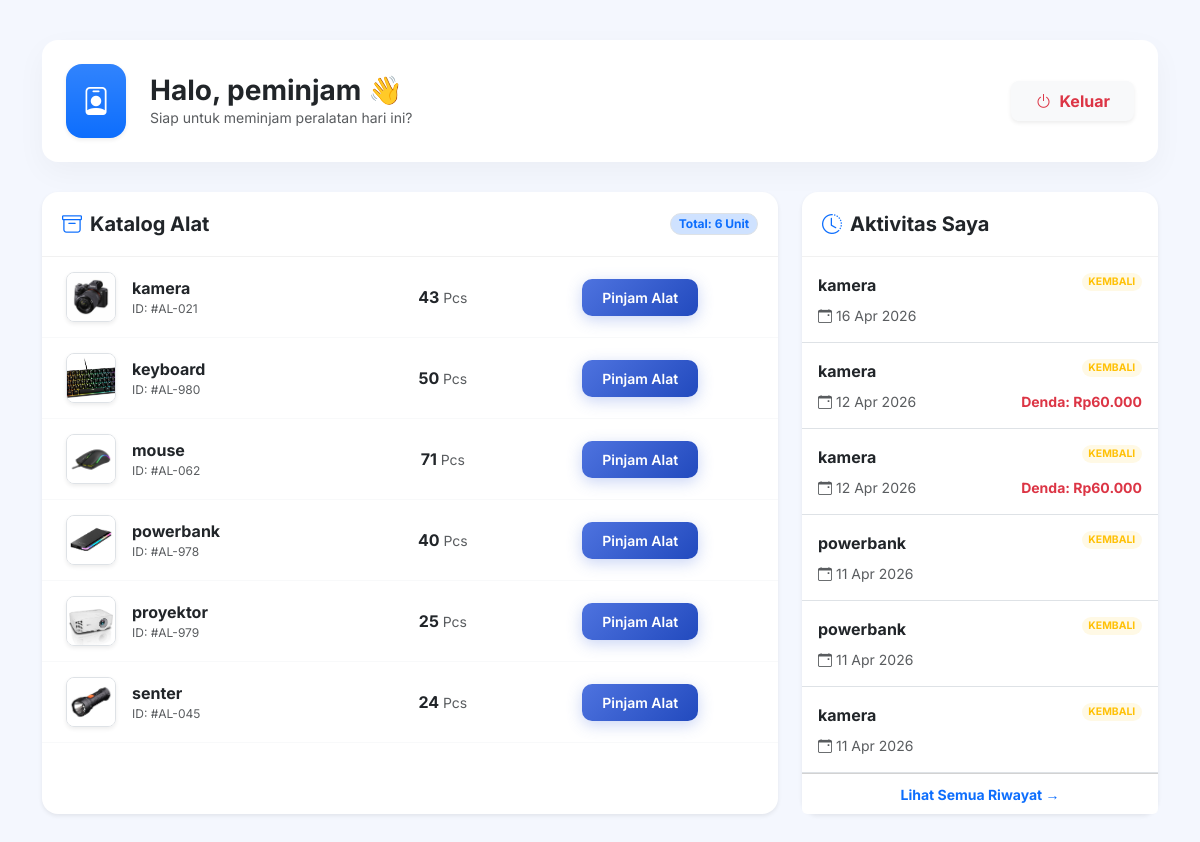
The page /index.php?page=dashboard (signed in) on the database its author committed.
### tables this page shows
CREATE TABLE `alat` (
  `id` int(11) NOT NULL,
  `nama_alat` varchar(100) DEFAULT NULL,
  `foto` varchar(255) DEFAULT 'default.jpg',
  `stok` int(11) DEFAULT NULL,
  `status` enum('tersedia','kosong') DEFAULT NULL
);

CREATE TABLE `peminjaman` (
  `id` int(11) NOT NULL,
  `user_id` int(11) DEFAULT NULL,
  `alat_id` int(11) DEFAULT NULL,
  `tanggal_pinjam` date DEFAULT NULL,
  `tanggal_kembali_seharusnya` date DEFAULT NULL,
  `tanggal_kembali_realitas` date DEFAULT NULL,
  `status_pinjam` enum('pending','disetujui','kembali') DEFAULT NULL,
  `denda` int(11) DEFAULT 0
);

### Controllers/PeminjamController.php (called while the page is built, shortened)
<?php
class PeminjamController {
    private $db;
    public function __construct($db) {
        $this->db = $db;
    }
    public function index() {
    $result = $this->db->query("SELECT id, nama_alat, stok, status, foto FROM alat ORDER BY nama_alat ASC");
    $daftarAlat = [];
    while ($row = $result->fetch_assoc()) {
        $daftarAlat[] = $row;
    }
    require_once 'views/peminjam/dashboard.php';
}
}

### views/peminjam/dashboard.php (the view, shortened to what this page needs)
<!DOCTYPE html>
<html lang="id">
<head>
    <link href="https://cdn.jsdelivr.net/npm/bootstrap@5.3.0/dist/css/bootstrap.min.css" rel="stylesheet">
    <link rel="stylesheet" href="https://cdn.jsdelivr.net/npm/bootstrap-icons@1.11.0/font/bootstrap-icons.css">
</head>
<body>
<div class="container">
    <div class="header-dashboard d-flex flex-column flex-md-row justify-content-between align-items-center">
        <div class="d-flex align-items-center mb-3 mb-md-0">
            <div class="bg-primary bg-gradient text-white rounded-4 p-3 me-4 shadow-sm">
                <i class="bi bi-person-badge fs-3"></i>
            </div>
            <div>
                <h3 class="fw-bold mb-0 text-dark">Halo, <?= $_SESSION['nama']; ?> 👋</h3>
                <p class="text-muted mb-0 small">Siap untuk meminjam peralatan hari ini?</p>
            </div>
        </div>
        <a href="index.php?page=logout" class="btn btn-light text-danger fw-bold border-0 px-4 py-2 shadow-sm rounded-3">
            <i class="bi bi-power me-2"></i>Keluar
        </a>
    </div>
    <div class="row g-4">
        <div class="col-lg-8">
            <div class="card shadow-sm h-100">
                <div class="card-header d-flex justify-content-between align-items-center">
                    <h5 class="mb-0 fw-bold"><i class="bi bi-archive me-2 text-primary"></i>Katalog Alat</h5>
                    <span class="badge bg-primary-subtle text-primary border rounded-pill">Total: <?= count($daftarAlat); ?> Unit</span>
                </div>
                <div class="card-body p-0">
                    <div class="table-responsive">
                        <table class="table hover mb-0">
                            <tbody>
    <?php foreach ($daftarAlat as $alat): ?>
    <tr>
        <td class="ps-4">
            <div class="d-flex align-items-center">
                <?php
                $gambarPath = 'assets/img/alat/' . $alat['foto'];
                if (!empty($alat['foto']) && file_exists($gambarPath)) {
                    $tampilFoto = $gambarPath;
                } else {
                    $tampilFoto = 'assets/img/alat/default.jpg';
                }
                ?>
                <img src="<?= $tampilFoto; ?>"
                     class="img-alat me-3 shadow-sm border"
                     alt="tool"
                     style="width: 50px; height: 50px; object-fit: cover; border-radius: 8px;">
                <div>
                    <div class="fw-bold text-dark"><?= $alat['nama_alat']; ?></div>
                    <div class="text-muted" style="font-size: 0.75rem;">ID: #AL-<?= str_pad($alat['id'], 3, '0', STR_PAD_LEFT); ?></div>
                </div>
            </div>
        </td>
        <td class="text-center">
            <div class="fw-bold"><?= $alat['stok']; ?> <small class="text-muted fw-normal">Pcs</small></div>
        </td>
        <td class="text-center pe-4">
            <?php if ($alat['stok'] > 0): ?>
                <form action="index.php?page=ajukan-pinjam" method="POST">
                    <button type="submit" class="btn btn-primary btn-sm btn-pinjam">
                        Pinjam Alat
                    </button>
                </form>
            <?php else: ?>
                <button class="btn btn-light btn-sm text-muted rounded-3" disabled>Habis</button>
            <?php endif; ?>
        </td>
    </tr>
    <?php endforeach; ?>
</tbody>
                        </table>
                    </div>
                </div>
            </div>
        </div>
        <div class="col-lg-4">
            <div class="card shadow-sm h-100">
                <div class="card-header">
                    <h5 class="mb-0 fw-bold"><i class="bi bi-clock-history me-2 text-primary"></i>Aktivitas Saya</h5>
                </div>
                <div class="card-body p-0">
                    <ul class="list-group list-group-flush">
                        <?php
                        global $db;
                        $user_id = $_SESSION['user_id'] ?? null;
                        if ($user_id) {
                            $query = "SELECT p.*, a.nama_alat FROM peminjaman p JOIN alat a ON p.alat_id = a.id WHERE p.user_id = $user_id ORDER BY p.id DESC LIMIT 6";
                            $result = $db->query($query);
                            if ($result && $result->num_rows > 0) {
                                while($row = $result->fetch_assoc()) {
                                    $statusClass = 'text-warning';
                                    $bgStatus = 'bg-warning';
                        ?>
                        <li class="list-group-item p-3 border-0 border-bottom">
                            <div class="d-flex justify-content-between align-items-start mb-2">
                                <span class="fw-bold text-dark"><?= $row['nama_alat']; ?></span>
                                <span class="badge <?= $bgStatus; ?> bg-opacity-10 <?= $statusClass; ?> rounded-pill" style="font-size: 0.65rem;">
                                    <?= strtoupper($row['status_pinjam']); ?>
                                </span>
                            </div>
                            <div class="d-flex justify-content-between align-items-center">
                                <small class="text-muted"><i class="bi bi-calendar-event me-1"></i><?= date('d M Y', strtotime($row['tanggal_pinjam'])); ?></small>
                                <?php if($row['denda'] > 0): ?>
                                    <small class="text-danger fw-bold">Denda: Rp<?= number_format($row['denda'], 0, ',', '.'); ?></small>
                                <?php endif; ?>
                            </div>
                        </li>
                        <?php
                                }
                            } else {
                                echo "<div class='p-4 text-center text-muted'><i class='bi bi-inbox fs-2 d-block mb-2'></i>Belum ada aktivitas.</div>";
                            }
                        }
                        ?>
                    </ul>
                </div>
                <div class="card-footer text-center bg-white">
                    <a href="index.php?page=riwayat-lengkap" class="small text-decoration-none fw-bold">Lihat Semua Riwayat →</a>
                </div>
            </div>
        </div>
    </div>
</div>
</body>
</html>

### views/peminjam/dashboard.php (style rules this page uses)
:root { --primary-gradient: linear-gradient(135deg, #4e73df 0%, #224abe 100%); --bg-light: #f4f7fe; }
body { background-color: var(--bg-light); font-family: 'Inter', sans-serif; color: #2d3436; }
.container { margin-top: 40px; margin-bottom: 60px; }
.header-dashboard { background: white; border-radius: 16px; padding: 24px; border: none; box-shadow: 0 10px 30px rgba(0,0,0,0.04); margin-bottom: 30px; }
.card { border: none; border-radius: 16px; box-shadow: 0 4px 20px rgba(0,0,0,0.05); transition: 0.3s ease; }
.card-header { background-color: transparent !important; border-bottom: 1px solid #f1f1f1; padding: 20px; }
.img-alat { width: 65px; height: 65px; object-fit: cover; border-radius: 12px; transition: 0.3s; }
.table { vertical-align: middle; }
.table tbody td { padding: 15px; border-bottom: 1px solid #f8f9fa; }
.btn-pinjam { background: var(--primary-gradient); border: none; padding: 8px 20px; border-radius: 10px; font-weight: 600; box-shadow: 0 4px 15px rgba(78, 115, 223, 0.3); }

### rows shown on the page
alat: foto (picture), nama_alat "kamera", id "021", stok "43"
alat: foto (picture), nama_alat "keyboard", id "980", stok "50"
alat: foto (picture), nama_alat "mouse", id "062", stok "71"
alat: foto (picture), nama_alat "powerbank", id "978", stok "40"
alat: foto (picture), nama_alat "proyektor", id "979", stok "25"
alat: foto (picture), nama_alat "senter", id "045", stok "24"
peminjaman: alat.nama_alat "kamera", status_pinjam "KEMBALI", tanggal_pinjam "16 Apr 2026"
peminjaman: alat.nama_alat "kamera", status_pinjam "KEMBALI", tanggal_pinjam "12 Apr 2026", denda "60.000"
peminjaman: alat.nama_alat "kamera", status_pinjam "KEMBALI", tanggal_pinjam "12 Apr 2026", denda "60.000"
peminjaman: alat.nama_alat "powerbank", status_pinjam "KEMBALI", tanggal_pinjam "11 Apr 2026"
peminjaman: alat.nama_alat "powerbank", status_pinjam "KEMBALI", tanggal_pinjam "11 Apr 2026"
peminjaman: alat.nama_alat "kamera", status_pinjam "KEMBALI", tanggal_pinjam "11 Apr 2026"

### other values the page prints
$_SESSION['nama'] "peminjam"
count($daftarAlat) "6"
